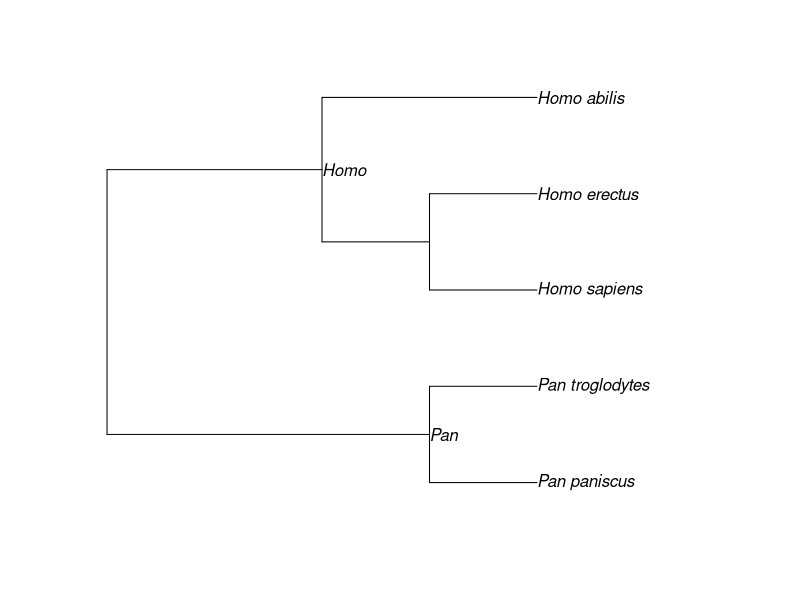
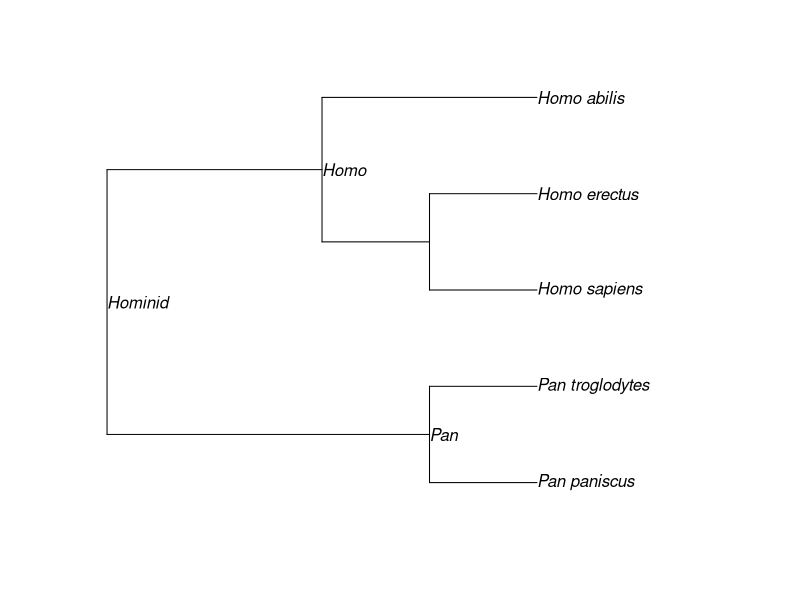
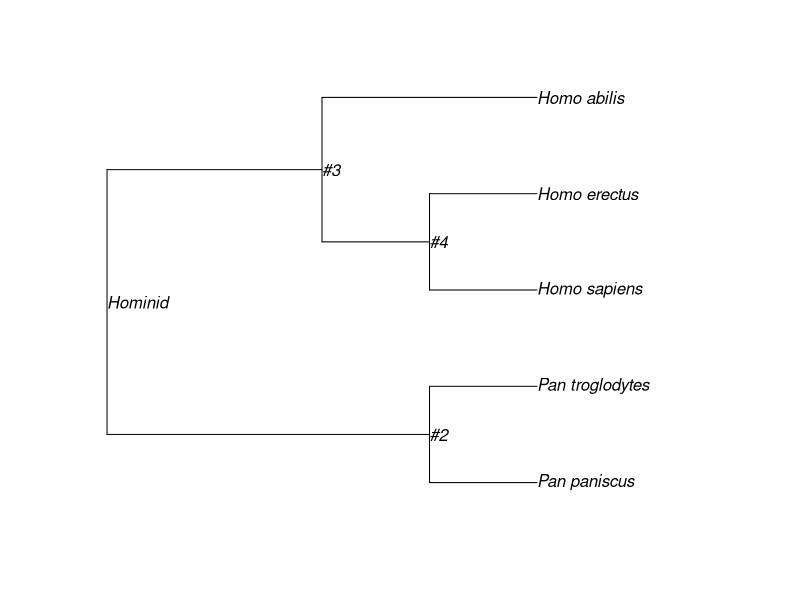

Write the R code that produced these figures, in order.
library(ape)


### Name: makeNodeLabel
### Title: Makes Node Labels
### Aliases: makeNodeLabel
### Keywords: manip

### ** Examples

tr <-
"((Pan_paniscus,Pan_troglodytes),((Homo_sapiens,Homo_erectus),Homo_abilis));"
tr <- read.tree(text = tr)
tr <- makeNodeLabel(tr, "u", nodeList = list(Pan = "Pan", Homo = "Homo"))
plot(tr, show.node.label = TRUE)
### does not erase the previous node labels:
tr <- makeNodeLabel(tr, "u", nodeList = list(Hominid = c("Pan","Homo")))
plot(tr, show.node.label = TRUE)
### the two previous commands could be combined:
L <- list(Pan = "Pan", Homo = "Homo", Hominid = c("Pan","Homo"))
tr <- makeNodeLabel(tr, "u", nodeList = L)
### combining different methods:
tr <- makeNodeLabel(tr, c("n", "u"), prefix = "#", nodeList = list(Hominid = c("Pan","Homo")))
plot(tr, show.node.label = TRUE)
